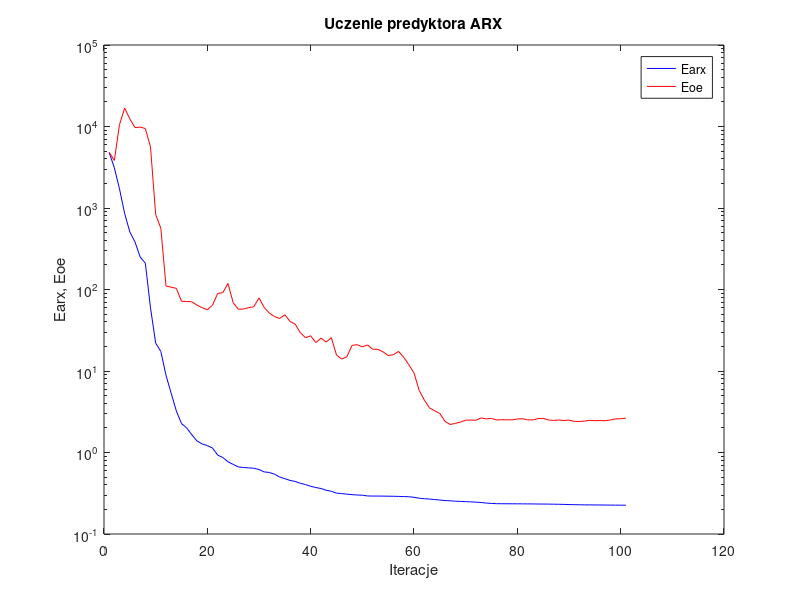
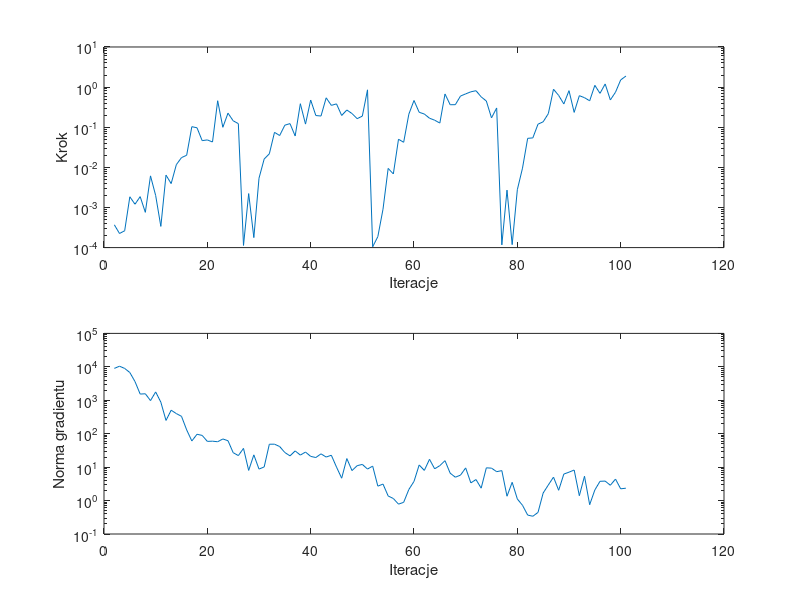

The MATLAB source for these figures, in order:
%uczenie predyktora arx
clear all;
n=0; farx(n+1)=4.795438e+003; foe(n+1)=4.817033e+003; wspucz(n+1)=0.000000e+000; ng(n+1)=0.000000e+000;
%odnowa zmiennej metryki
n=1; farx(n+1)=3.123275e+003; foe(n+1)=3.834763e+003; krok(n+1)=3.697036e-004; ng(n+1)=8.974725e+003;
n=2; farx(n+1)=1.715068e+003; foe(n+1)=1.055426e+004; krok(n+1)=2.247399e-004; ng(n+1)=1.044602e+004;
n=3; farx(n+1)=8.525207e+002; foe(n+1)=1.684471e+004; krok(n+1)=2.625683e-004; ng(n+1)=8.953673e+003;
n=4; farx(n+1)=5.080513e+002; foe(n+1)=1.236924e+004; krok(n+1)=1.846469e-003; ng(n+1)=6.756993e+003;
n=5; farx(n+1)=3.829786e+002; foe(n+1)=9.700805e+003; krok(n+1)=1.203868e-003; ng(n+1)=3.618994e+003;
n=6; farx(n+1)=2.505340e+002; foe(n+1)=9.841274e+003; krok(n+1)=1.863415e-003; ng(n+1)=1.531871e+003;
n=7; farx(n+1)=2.104565e+002; foe(n+1)=9.437062e+003; krok(n+1)=7.564534e-004; ng(n+1)=1.563315e+003;
n=8; farx(n+1)=5.955792e+001; foe(n+1)=5.616021e+003; krok(n+1)=6.130766e-003; ng(n+1)=9.772964e+002;
n=9; farx(n+1)=2.201683e+001; foe(n+1)=8.315002e+002; krok(n+1)=1.983052e-003; ng(n+1)=1.776148e+003;
n=10; farx(n+1)=1.735716e+001; foe(n+1)=5.637240e+002; krok(n+1)=3.376366e-004; ng(n+1)=8.769060e+002;
n=11; farx(n+1)=8.860625e+000; foe(n+1)=1.101169e+002; krok(n+1)=6.399091e-003; ng(n+1)=2.491960e+002;
n=12; farx(n+1)=5.333855e+000; foe(n+1)=1.067982e+002; krok(n+1)=3.937497e-003; ng(n+1)=5.040711e+002;
n=13; farx(n+1)=3.235211e+000; foe(n+1)=1.033428e+002; krok(n+1)=1.165911e-002; ng(n+1)=3.997748e+002;
n=14; farx(n+1)=2.265025e+000; foe(n+1)=7.173040e+001; krok(n+1)=1.750226e-002; ng(n+1)=3.305452e+002;
n=15; farx(n+1)=2.005546e+000; foe(n+1)=7.125502e+001; krok(n+1)=2.001452e-002; ng(n+1)=1.300975e+002;
n=16; farx(n+1)=1.648562e+000; foe(n+1)=7.068362e+001; krok(n+1)=1.032026e-001; ng(n+1)=6.053352e+001;
n=17; farx(n+1)=1.386448e+000; foe(n+1)=6.431253e+001; krok(n+1)=9.685822e-002; ng(n+1)=9.607505e+001;
n=18; farx(n+1)=1.274392e+000; foe(n+1)=5.982131e+001; krok(n+1)=4.633705e-002; ng(n+1)=8.896080e+001;
n=19; farx(n+1)=1.214575e+000; foe(n+1)=5.640298e+001; krok(n+1)=4.828142e-002; ng(n+1)=5.894558e+001;
n=20; farx(n+1)=1.135909e+000; foe(n+1)=6.418918e+001; krok(n+1)=4.285764e-002; ng(n+1)=5.971347e+001;
n=21; farx(n+1)=9.286290e-001; foe(n+1)=8.931315e+001; krok(n+1)=4.572801e-001; ng(n+1)=5.742943e+001;
n=22; farx(n+1)=8.681899e-001; foe(n+1)=9.146443e+001; krok(n+1)=9.963479e-002; ng(n+1)=6.960436e+001;
n=23; farx(n+1)=7.700240e-001; foe(n+1)=1.186019e+002; krok(n+1)=2.243785e-001; ng(n+1)=6.159280e+001;
n=24; farx(n+1)=7.138738e-001; foe(n+1)=6.887579e+001; krok(n+1)=1.447238e-001; ng(n+1)=2.708656e+001;
n=25; farx(n+1)=6.649596e-001; foe(n+1)=5.722363e+001; krok(n+1)=1.228837e-001; ng(n+1)=2.215088e+001;
%odnowa zmiennej metryki
n=26; farx(n+1)=6.552315e-001; foe(n+1)=5.759352e+001; krok(n+1)=1.131625e-004; ng(n+1)=3.635658e+001;
n=27; farx(n+1)=6.476106e-001; foe(n+1)=5.979870e+001; krok(n+1)=2.218843e-003; ng(n+1)=7.977004e+000;
n=28; farx(n+1)=6.411466e-001; foe(n+1)=6.161607e+001; krok(n+1)=1.775310e-004; ng(n+1)=2.328048e+001;
n=29; farx(n+1)=6.187099e-001; foe(n+1)=7.883982e+001; krok(n+1)=5.368339e-003; ng(n+1)=8.739334e+000;
n=30; farx(n+1)=5.778598e-001; foe(n+1)=6.032629e+001; krok(n+1)=1.611092e-002; ng(n+1)=1.013763e+001;
n=31; farx(n+1)=5.693688e-001; foe(n+1)=5.140261e+001; krok(n+1)=2.173419e-002; ng(n+1)=4.843518e+001;
n=32; farx(n+1)=5.417752e-001; foe(n+1)=4.657645e+001; krok(n+1)=7.453607e-002; ng(n+1)=4.858057e+001;
n=33; farx(n+1)=5.006146e-001; foe(n+1)=4.403481e+001; krok(n+1)=6.211076e-002; ng(n+1)=4.129635e+001;
n=34; farx(n+1)=4.774185e-001; foe(n+1)=4.901198e+001; krok(n+1)=1.124683e-001; ng(n+1)=2.735074e+001;
n=35; farx(n+1)=4.546848e-001; foe(n+1)=4.057410e+001; krok(n+1)=1.230771e-001; ng(n+1)=2.172919e+001;
n=36; farx(n+1)=4.418494e-001; foe(n+1)=3.754976e+001; krok(n+1)=6.045742e-002; ng(n+1)=3.054993e+001;
n=37; farx(n+1)=4.193252e-001; foe(n+1)=2.953232e+001; krok(n+1)=3.856870e-001; ng(n+1)=2.291429e+001;
n=38; farx(n+1)=4.044848e-001; foe(n+1)=2.561846e+001; krok(n+1)=1.196783e-001; ng(n+1)=2.823636e+001;
n=39; farx(n+1)=3.851767e-001; foe(n+1)=2.703337e+001; krok(n+1)=4.764226e-001; ng(n+1)=2.096762e+001;
n=40; farx(n+1)=3.716302e-001; foe(n+1)=2.231751e+001; krok(n+1)=1.956250e-001; ng(n+1)=1.938101e+001;
n=41; farx(n+1)=3.615748e-001; foe(n+1)=2.530982e+001; krok(n+1)=1.902702e-001; ng(n+1)=2.498098e+001;
n=42; farx(n+1)=3.441671e-001; foe(n+1)=2.266104e+001; krok(n+1)=5.403833e-001; ng(n+1)=2.001437e+001;
n=43; farx(n+1)=3.343208e-001; foe(n+1)=2.563360e+001; krok(n+1)=3.505976e-001; ng(n+1)=2.269258e+001;
n=44; farx(n+1)=3.173482e-001; foe(n+1)=1.572272e+001; krok(n+1)=3.819012e-001; ng(n+1)=1.003520e+001;
n=45; farx(n+1)=3.132161e-001; foe(n+1)=1.402138e+001; krok(n+1)=1.961845e-001; ng(n+1)=4.666852e+000;
n=46; farx(n+1)=3.083477e-001; foe(n+1)=1.495886e+001; krok(n+1)=2.688700e-001; ng(n+1)=1.803375e+001;
n=47; farx(n+1)=3.040490e-001; foe(n+1)=2.059994e+001; krok(n+1)=2.192961e-001; ng(n+1)=7.882521e+000;
n=48; farx(n+1)=3.009275e-001; foe(n+1)=2.103325e+001; krok(n+1)=1.634459e-001; ng(n+1)=1.106337e+001;
n=49; farx(n+1)=2.991959e-001; foe(n+1)=1.976657e+001; krok(n+1)=1.892969e-001; ng(n+1)=1.205898e+001;
n=50; farx(n+1)=2.930008e-001; foe(n+1)=2.087000e+001; krok(n+1)=8.551844e-001; ng(n+1)=8.754429e+000;
%odnowa zmiennej metryki
n=51; farx(n+1)=2.921907e-001; foe(n+1)=1.852686e+001; krok(n+1)=1.046887e-004; ng(n+1)=1.072803e+001;
n=52; farx(n+1)=2.921112e-001; foe(n+1)=1.846648e+001; krok(n+1)=1.874926e-004; ng(n+1)=2.700054e+000;
n=53; farx(n+1)=2.917265e-001; foe(n+1)=1.718042e+001; krok(n+1)=9.053002e-004; ng(n+1)=3.113430e+000;
n=54; farx(n+1)=2.909161e-001; foe(n+1)=1.548228e+001; krok(n+1)=9.416683e-003; ng(n+1)=1.371299e+000;
n=55; farx(n+1)=2.905481e-001; foe(n+1)=1.585514e+001; krok(n+1)=6.854056e-003; ng(n+1)=1.152785e+000;
n=56; farx(n+1)=2.892541e-001; foe(n+1)=1.739754e+001; krok(n+1)=5.019954e-002; ng(n+1)=7.816933e-001;
n=57; farx(n+1)=2.880673e-001; foe(n+1)=1.477753e+001; krok(n+1)=4.215364e-002; ng(n+1)=8.863117e-001;
n=58; farx(n+1)=2.865294e-001; foe(n+1)=1.194693e+001; krok(n+1)=2.114442e-001; ng(n+1)=2.143078e+000;
n=59; farx(n+1)=2.821898e-001; foe(n+1)=9.465804e+000; krok(n+1)=4.641165e-001; ng(n+1)=3.742224e+000;
n=60; farx(n+1)=2.751727e-001; foe(n+1)=5.793500e+000; krok(n+1)=2.357265e-001; ng(n+1)=1.161056e+001;
n=61; farx(n+1)=2.710823e-001; foe(n+1)=4.397637e+000; krok(n+1)=2.134155e-001; ng(n+1)=7.985344e+000;
n=62; farx(n+1)=2.684170e-001; foe(n+1)=3.529766e+000; krok(n+1)=1.677326e-001; ng(n+1)=1.714633e+001;
n=63; farx(n+1)=2.645340e-001; foe(n+1)=3.257492e+000; krok(n+1)=1.497077e-001; ng(n+1)=8.910762e+000;
n=64; farx(n+1)=2.613073e-001; foe(n+1)=3.007905e+000; krok(n+1)=1.269153e-001; ng(n+1)=1.109823e+001;
n=65; farx(n+1)=2.572316e-001; foe(n+1)=2.413803e+000; krok(n+1)=6.744582e-001; ng(n+1)=1.560551e+001;
n=66; farx(n+1)=2.555105e-001; foe(n+1)=2.205930e+000; krok(n+1)=3.636509e-001; ng(n+1)=6.595236e+000;
n=67; farx(n+1)=2.525911e-001; foe(n+1)=2.276458e+000; krok(n+1)=3.647485e-001; ng(n+1)=4.996600e+000;
n=68; farx(n+1)=2.511686e-001; foe(n+1)=2.361384e+000; krok(n+1)=5.989693e-001; ng(n+1)=5.762120e+000;
n=69; farx(n+1)=2.494526e-001; foe(n+1)=2.493803e+000; krok(n+1)=6.776371e-001; ng(n+1)=9.481153e+000;
n=70; farx(n+1)=2.480576e-001; foe(n+1)=2.499454e+000; krok(n+1)=7.631010e-001; ng(n+1)=3.378051e+000;
n=71; farx(n+1)=2.458841e-001; foe(n+1)=2.486618e+000; krok(n+1)=8.131859e-001; ng(n+1)=4.253260e+000;
n=72; farx(n+1)=2.436131e-001; foe(n+1)=2.661711e+000; krok(n+1)=5.714050e-001; ng(n+1)=2.348457e+000;
n=73; farx(n+1)=2.395474e-001; foe(n+1)=2.583434e+000; krok(n+1)=4.498732e-001; ng(n+1)=9.534549e+000;
n=74; farx(n+1)=2.372497e-001; foe(n+1)=2.620895e+000; krok(n+1)=1.710829e-001; ng(n+1)=9.325020e+000;
n=75; farx(n+1)=2.354851e-001; foe(n+1)=2.503629e+000; krok(n+1)=3.019693e-001; ng(n+1)=7.315450e+000;
%odnowa zmiennej metryki
n=76; farx(n+1)=2.351150e-001; foe(n+1)=2.528113e+000; krok(n+1)=1.168734e-004; ng(n+1)=7.865845e+000;
n=77; farx(n+1)=2.349079e-001; foe(n+1)=2.518065e+000; krok(n+1)=2.707062e-003; ng(n+1)=1.349176e+000;
n=78; farx(n+1)=2.348035e-001; foe(n+1)=2.516525e+000; krok(n+1)=1.185230e-004; ng(n+1)=3.514379e+000;
n=79; farx(n+1)=2.346384e-001; foe(n+1)=2.577736e+000; krok(n+1)=2.774090e-003; ng(n+1)=1.116442e+000;
n=80; farx(n+1)=2.344231e-001; foe(n+1)=2.598954e+000; krok(n+1)=9.564855e-003; ng(n+1)=7.219274e-001;
n=81; farx(n+1)=2.341259e-001; foe(n+1)=2.517149e+000; krok(n+1)=5.286105e-002; ng(n+1)=3.685082e-001;
n=82; farx(n+1)=2.338624e-001; foe(n+1)=2.509096e+000; krok(n+1)=5.421512e-002; ng(n+1)=3.393540e-001;
n=83; farx(n+1)=2.333169e-001; foe(n+1)=2.609120e+000; krok(n+1)=1.191056e-001; ng(n+1)=4.417463e-001;
n=84; farx(n+1)=2.331096e-001; foe(n+1)=2.623233e+000; krok(n+1)=1.365450e-001; ng(n+1)=1.683135e+000;
n=85; farx(n+1)=2.327840e-001; foe(n+1)=2.508182e+000; krok(n+1)=2.183343e-001; ng(n+1)=2.927475e+000;
n=86; farx(n+1)=2.322618e-001; foe(n+1)=2.476234e+000; krok(n+1)=8.847528e-001; ng(n+1)=5.028591e+000;
n=87; farx(n+1)=2.315993e-001; foe(n+1)=2.507106e+000; krok(n+1)=6.193808e-001; ng(n+1)=2.030387e+000;
n=88; farx(n+1)=2.308021e-001; foe(n+1)=2.470058e+000; krok(n+1)=3.805404e-001; ng(n+1)=6.206110e+000;
n=89; farx(n+1)=2.296236e-001; foe(n+1)=2.499692e+000; krok(n+1)=8.155462e-001; ng(n+1)=7.064360e+000;
n=90; farx(n+1)=2.290193e-001; foe(n+1)=2.408183e+000; krok(n+1)=2.343012e-001; ng(n+1)=8.196128e+000;
n=91; farx(n+1)=2.284708e-001; foe(n+1)=2.401192e+000; krok(n+1)=6.115403e-001; ng(n+1)=1.396638e+000;
n=92; farx(n+1)=2.278439e-001; foe(n+1)=2.424811e+000; krok(n+1)=5.450576e-001; ng(n+1)=5.341692e+000;
n=93; farx(n+1)=2.275970e-001; foe(n+1)=2.484434e+000; krok(n+1)=4.556164e-001; ng(n+1)=7.521393e-001;
n=94; farx(n+1)=2.273410e-001; foe(n+1)=2.456300e+000; krok(n+1)=1.106940e+000; ng(n+1)=2.072772e+000;
n=95; farx(n+1)=2.271208e-001; foe(n+1)=2.465425e+000; krok(n+1)=6.986165e-001; ng(n+1)=3.768180e+000;
n=96; farx(n+1)=2.266125e-001; foe(n+1)=2.455032e+000; krok(n+1)=1.197662e+000; ng(n+1)=3.826874e+000;
n=97; farx(n+1)=2.263607e-001; foe(n+1)=2.505224e+000; krok(n+1)=4.787134e-001; ng(n+1)=2.869308e+000;
n=98; farx(n+1)=2.260578e-001; foe(n+1)=2.585958e+000; krok(n+1)=7.461552e-001; ng(n+1)=4.399079e+000;
n=99; farx(n+1)=2.258321e-001; foe(n+1)=2.592255e+000; krok(n+1)=1.507294e+000; ng(n+1)=2.246357e+000;
n=100; farx(n+1)=2.255680e-001; foe(n+1)=2.642451e+000; krok(n+1)=1.879567e+000; ng(n+1)=2.344214e+000;

figure; semilogy(farx,'b'); hold on; semilogy(foe,'r'); xlabel('Iteracje'); ylabel('Earx, Eoe'); legend('Earx','Eoe'); title('Uczenie predyktora ARX');
figure; subplot(2,1,1); semilogy(krok); xlabel('Iteracje'); ylabel('Krok');
subplot(2,1,2); semilogy(ng); xlabel('Iteracje'); ylabel('Norma gradientu');
Earx=farx(n+1)
Eoe=foe(n+1)
